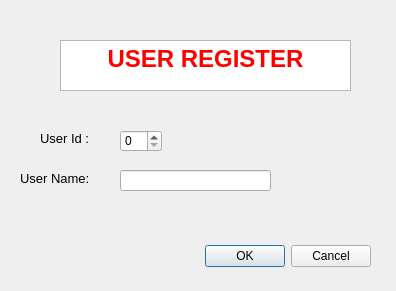
<?xml version="1.0" encoding="UTF-8"?>
<ui version="4.0">
 <class>SecondWindow</class>
 <widget class="QDialog" name="SecondWindow">
  <property name="geometry">
   <rect>
    <x>0</x>
    <y>0</y>
    <width>396</width>
    <height>291</height>
   </rect>
  </property>
  <property name="windowTitle">
   <string>Dialog</string>
  </property>
  <property name="sizeGripEnabled">
   <bool>false</bool>
  </property>
  <widget class="QDialogButtonBox" name="boxbutton">
   <property name="geometry">
    <rect>
     <x>30</x>
     <y>240</y>
     <width>341</width>
     <height>32</height>
    </rect>
   </property>
   <property name="orientation">
    <enum>Qt::Horizontal</enum>
   </property>
   <property name="standardButtons">
    <set>QDialogButtonBox::Cancel|QDialogButtonBox::Ok</set>
   </property>
  </widget>
  <widget class="QSpinBox" name="spinBox">
   <property name="geometry">
    <rect>
     <x>120</x>
     <y>130</y>
     <width>42</width>
     <height>22</height>
    </rect>
   </property>
  </widget>
  <widget class="QLineEdit" name="lineEdit">
   <property name="geometry">
    <rect>
     <x>120</x>
     <y>170</y>
     <width>151</width>
     <height>21</height>
    </rect>
   </property>
   <property name="font">
    <font>
     <pointsize>10</pointsize>
    </font>
   </property>
  </widget>
  <widget class="QLabel" name="label">
   <property name="geometry">
    <rect>
     <x>40</x>
     <y>130</y>
     <width>71</width>
     <height>16</height>
    </rect>
   </property>
   <property name="font">
    <font>
     <pointsize>10</pointsize>
    </font>
   </property>
   <property name="frameShape">
    <enum>QFrame::NoFrame</enum>
   </property>
   <property name="frameShadow">
    <enum>QFrame::Plain</enum>
   </property>
   <property name="text">
    <string>User Id :</string>
   </property>
   <property name="scaledContents">
    <bool>false</bool>
   </property>
   <property name="wordWrap">
    <bool>false</bool>
   </property>
  </widget>
  <widget class="QTextBrowser" name="textBrowser">
   <property name="geometry">
    <rect>
     <x>60</x>
     <y>40</y>
     <width>291</width>
     <height>51</height>
    </rect>
   </property>
   <property name="html">
    <string>&lt;!DOCTYPE HTML PUBLIC &quot;-//W3C//DTD HTML 4.0//EN&quot; &quot;http://www.w3.org/TR/REC-html40/strict.dtd&quot;&gt;
&lt;html&gt;&lt;head&gt;&lt;meta name=&quot;qrichtext&quot; content=&quot;1&quot; /&gt;&lt;style type=&quot;text/css&quot;&gt;
p, li { white-space: pre-wrap; }
&lt;/style&gt;&lt;/head&gt;&lt;body style=&quot; font-family:'MS Shell Dlg 2'; font-size:8.25pt; font-weight:400; font-style:normal;&quot;&gt;
&lt;p align=&quot;center&quot; style=&quot; margin-top:0px; margin-bottom:0px; margin-left:0px; margin-right:0px; -qt-block-indent:0; text-indent:0px;&quot;&gt;&lt;span style=&quot; font-size:18pt; font-weight:600; color:#ff0000;&quot;&gt;USER REGISTER&lt;/span&gt;&lt;/p&gt;&lt;/body&gt;&lt;/html&gt;</string>
   </property>
  </widget>
  <widget class="QLabel" name="label_2">
   <property name="geometry">
    <rect>
     <x>20</x>
     <y>170</y>
     <width>91</width>
     <height>16</height>
    </rect>
   </property>
   <property name="font">
    <font>
     <pointsize>10</pointsize>
    </font>
   </property>
   <property name="text">
    <string>User Name:</string>
   </property>
  </widget>
 </widget>
 <resources/>
 <connections>
  <connection>
   <sender>boxbutton</sender>
   <signal>accepted()</signal>
   <receiver>SecondWindow</receiver>
   <slot>accept()</slot>
   <hints>
    <hint type="sourcelabel">
     <x>248</x>
     <y>254</y>
    </hint>
    <hint type="destinationlabel">
     <x>157</x>
     <y>274</y>
    </hint>
   </hints>
  </connection>
  <connection>
   <sender>boxbutton</sender>
   <signal>rejected()</signal>
   <receiver>SecondWindow</receiver>
   <slot>reject()</slot>
   <hints>
    <hint type="sourcelabel">
     <x>316</x>
     <y>260</y>
    </hint>
    <hint type="destinationlabel">
     <x>286</x>
     <y>274</y>
    </hint>
   </hints>
  </connection>
 </connections>
</ui>
